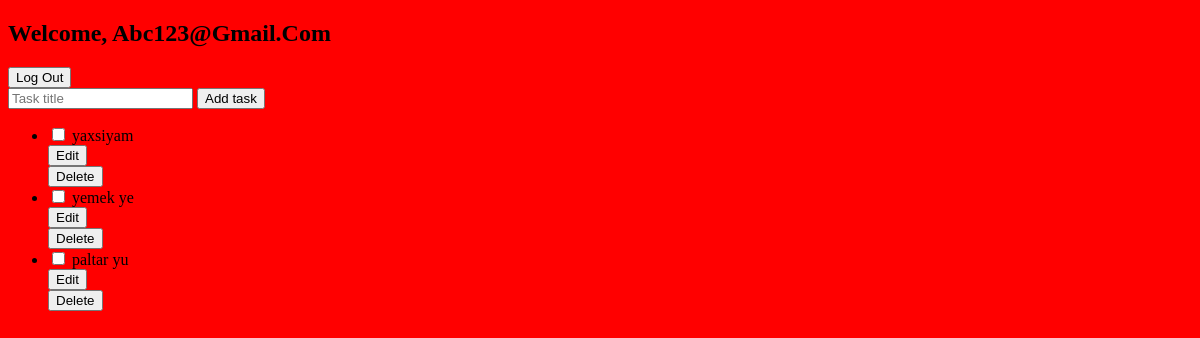
The app's page /welcome (signed in), older data.
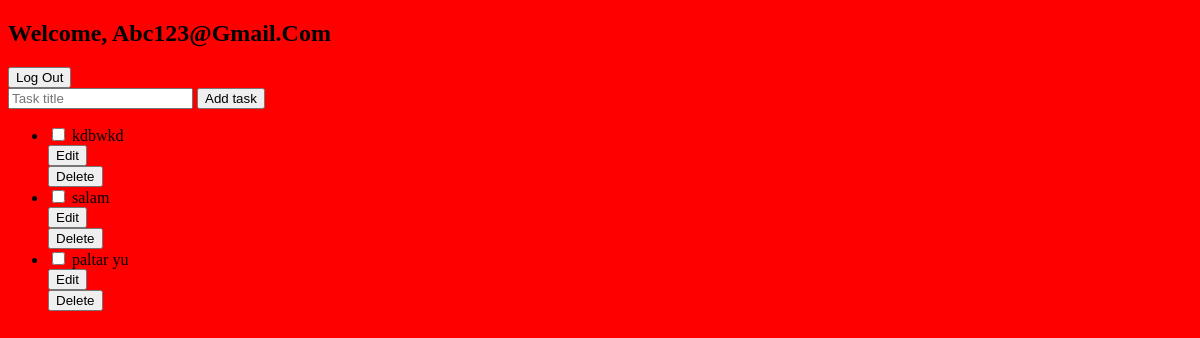
The same page, newer data.
### ToDoAPI/models.py (models this page shows, shortened)
class Todo(models.Model):
    user = models.ForeignKey(User, on_delete=models.CASCADE)
    title = models.CharField(max_length=255)
    completed = models.BooleanField(default=False)
    created_at = models.DateTimeField(auto_now_add=True)

### ToDoAPI/views.py (the view)
# urls.py: path('welcome', views.welcome, name='welcome'),
@login_required
def welcome(request):
    if request.method == "POST":
        title = request.POST.get("title")
        Todo.objects.create(user=request.user, title=title)
        return redirect('/welcome')
    todos = Todo.objects.filter(user=request.user).order_by('-created_at')
    return render(request, 'ToDoAPI/welcome.html', {"todos" : todos})

### ToDoAPI/templates/ToDoAPI/welcome.html (shortened to what this page needs)
<!DOCTYPE html>
<html lang="en">
<head>
    {% load static %}
    <link rel="stylesheet" href="{% static 'ToDoAPI/style2.css' %}">
</head>
<body>
    <nav>
        <h1>Welcome, {{ request.user.username|title }}</h1>
        <a href="{% url 'logout' %}">
            <button>Log Out</button>
        </a>
    </nav>
    <form method="post">
        <input type="text" name="title" required placeholder="Task title">
        <button type="submit">Add task</button>
    </form>
    <ul>
        {% for todo in todos %}
        {% if todo.id == editing_id %}
            <li id="todo-{{ todo.id }}">
                <form method="post" action="{% url 'edit' todo.id %}">
                    {% csrf_token %}
                    <input value="{{ todo.title }}" name="new_todo" required>
                    <button type="submit">Save</button>
                </form>
                <a href="{% url 'welcome' %}">
                    <button>Cancel</button>
                </a>
            </li>
        {% else%}
        <li id="todo-{{ todo.id }}">
            <form method="post" action="{% url 'toggle' todo.id %}">
                <input type="checkbox" name="completed" onchange="this.form.submit();"
                >
                <span
                >
                    {{ todo.title }}
                </span>
            </form>
            <a href="{% url 'edit' todo.id %}">
                <button>Edit</button>
            </a>
            <form method="post" action="{% url 'delete' todo.id %}">
                <button type="submit" name="delete">Delete</button>
            </form>
        </li>
        {% endif %}
        {% endfor %}
    </ul>
</body>
</html>

Row changes from the older to the newer data that the page shows:
removed Todo: title "yaxsiyam"
removed Todo: title "yemek ye"
added Todo: title "kdbwkd"
added Todo: title "salam"
